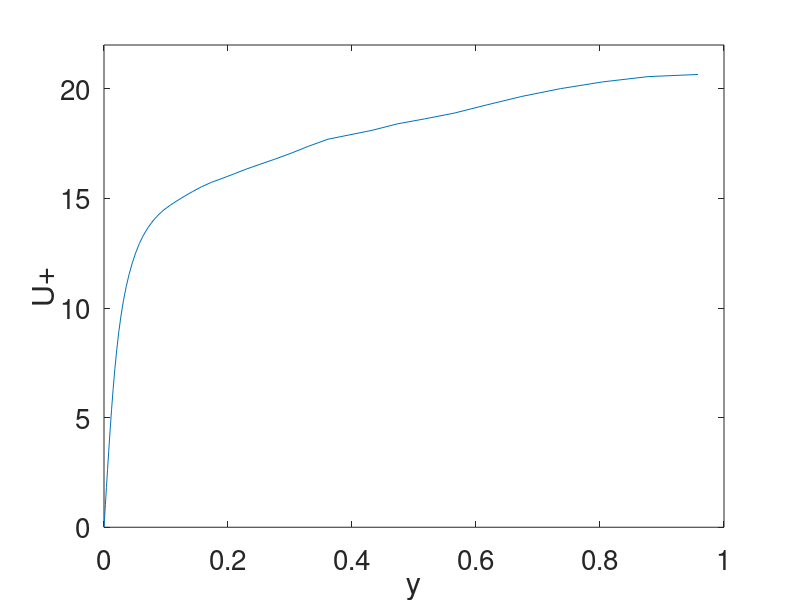

Here is the MATLAB script that generated this plot:
close all
clear all

nu=1/500;
dx=6.542E-02;
dz=1.635E-02;
ni=96;
nj=49;
nk=96;

% read u1 & transform u1 to a 3D array
load u1.mat
u3d=reshape(u1,ni,nj,nk);
% x coordinate direction = index i, first index
% y coordinate direction = index j, second index
% z coordinate direction = index k, third index
u3dt = permute(u3d,[2, 1, 3]);
% compute average u by averaging in x (i) and z (k) directions
umean(1:nj)=0;
for k=1:nk
for j=1:nj
for i=1:ni
   umean(j)=umean(j)+u3d(i,j,k)/ni/nk;
end
end
end

% node coordinates
load y.dat

% face coordinates
load yc.dat

for j=2:nj-1
% dy = cell width
   dy(j)=yc(j)-yc(j-1);
end

figure(1)
% plot u
plot(y,umean)
axis([0 1 0 22])
xlabel('y','fontsize',[20])
ylabel('U+','fontsize',[20])
handle=gca;
set(handle,'fontsize',[20])
print u.ps  -depsc




%% My version

umeant(1:nj)=0;
for j=1:nj
for k=1:nk
for i=1:ni
   umeant(j)=umeant(j)+u3dt(j,i,k);
end
end
end

umeant = umeant/ni/nk;

%% fluctutions
uf = zeros(nj, ni, nk);

for k=1:nk
for i=1:ni
for j=1:nj
   uf(j,i,k)= u3dt(j,i,k) - umeant(j);
end
end
end



